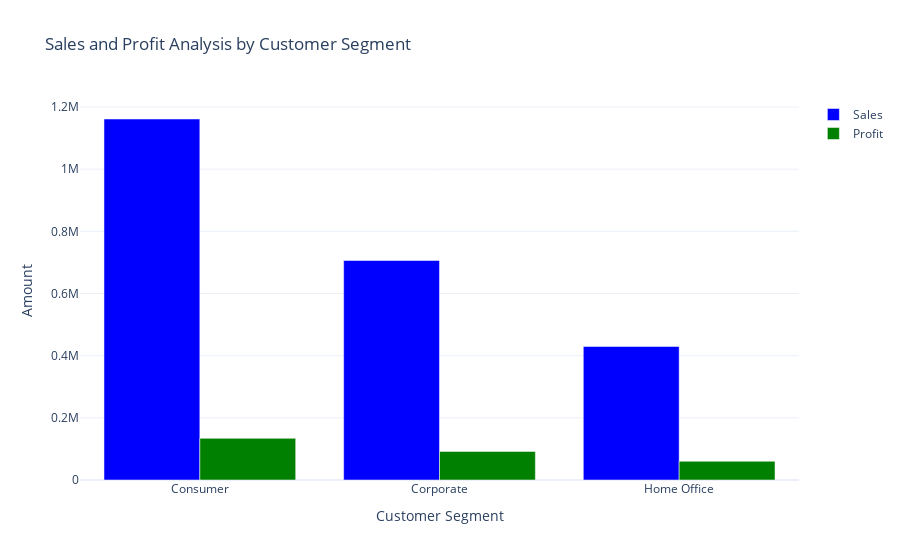

This figure's notebook cell:
### Code cell
sales_profit_by_segment = data.groupby("Segment").agg({"Sales": "sum", "Profit": "sum"}).reset_index()

fig = go.Figure()
fig.add_trace(go.Bar(x=sales_profit_by_segment["Segment"],
                     y=sales_profit_by_segment["Sales"],
                     name="Sales",
                     marker_color="blue"))  
fig.add_trace(go.Bar(x=sales_profit_by_segment["Segment"],
                     y=sales_profit_by_segment["Profit"],
                     name="Profit",
                     marker_color="green"))

fig.update_layout(title="Sales and Profit Analysis by Customer Segment",
                  xaxis_title="Customer Segment", yaxis_title="Amount")
fig.show()

### Figure 1 — Plotly figure (JSON) as saved in the notebook; plotly's stock layout.template omitted (floating-point values rounded to 4 significant figures)
{"data": [{"marker": {"color": "blue"}, "name": "Sales", "type": "bar", "x": ["Consumer", "Corporate", "Home Office"], "y": [1161000.0, 706100.0, 429700.0]}, {"marker": {"color": "green"}, "name": "Profit", "type": "bar", "x": ["Consumer", "Corporate", "Home Office"], "y": [134100.0, 91980.0, 60300.0]}], "layout": {"title": {"text": "Sales and Profit Analysis by Customer Segment"}, "xaxis": {"title": {"text": "Customer Segment"}}, "yaxis": {"title": {"text": "Amount"}}}}
